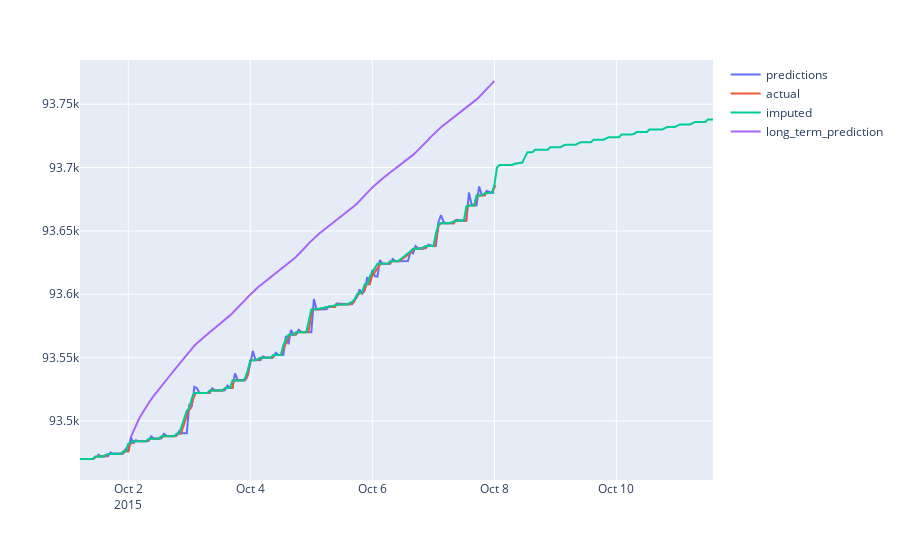

Here is the notebook cell this chart was saved with:
### Code cell
# before plotting actual, need to take to utc because plotly doesn't do it for us.
actual = merged_df[merged_df['dataid'] == 35][:250]
imputed_actual = clean_df[clean_df['dataid'] == 35][:250]

fig = px.scatter()
fig.add_scatter(x=timestamps, y=predictions, name='predictions')
fig.add_scatter(x=actual.index, y=actual['meter_value'].tolist(), name='actual')
fig.add_scatter(x=imputed_actual.index, y=imputed_actual['meter_value'].tolist(), name='imputed')
fig.add_scatter(x=ltp_timestamps, y=ltp_predictions, name='long_term_prediction')

fig.show()

### Figure 1 — Plotly figure (JSON) as saved in the notebook; plotly's stock layout.template omitted (floating-point values rounded to 4 significant figures; data arrays with more than 128 entries replaced by an {"elided": "..."} marker saying what was removed)
{"data": [{"name": "predictions", "type": "scatter", "x": {"elided": "157 str values"}, "y": {"elided": "157 float values"}}, {"name": "actual", "type": "scatter", "x": {"elided": "250 str values"}, "y": {"elided": "250 int values"}}, {"name": "imputed", "type": "scatter", "x": {"elided": "250 str values"}, "y": {"elided": "250 float values"}}, {"name": "long_term_prediction", "type": "scatter", "x": {"elided": "144 str values"}, "y": {"elided": "144 float values"}}], "layout": {"legend": {"tracegroupgap": 0}, "margin": {"t": 60}, "xaxis": {"anchor": "y", "domain": [0, 1]}, "yaxis": {"anchor": "x", "domain": [0, 1]}}}
